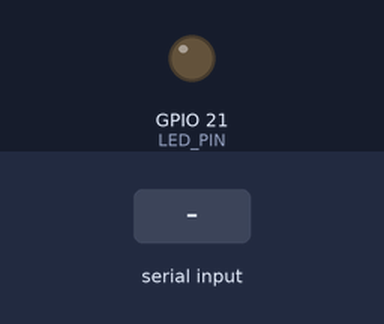
Recording of a program running on a simulated Raspberry Pi (BCM pin numbers). Parts: output pins drawn as LEDs (lit = HIGH). Inputs (shaded band) come from the test bench. What the program prints to the terminal is not drawn.

Above: at 1.2 s.
1.3 s: "x" typed at the terminal, then Enter
At 2.5 s:
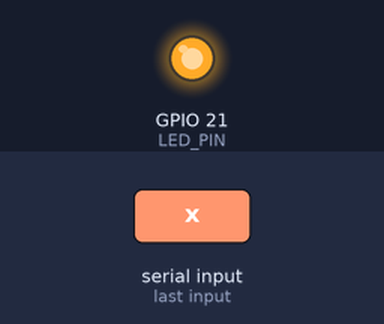
2.8 s: "o" typed at the terminal, then Enter
At 3.8 s:
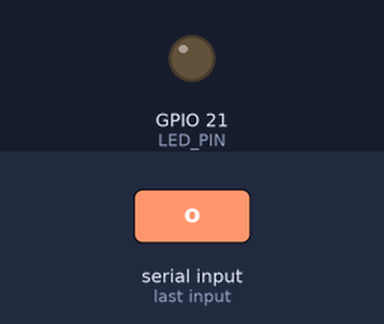
Timing chart, 0 to 5.8 s (numbered marks = the images above; inputs shaded):
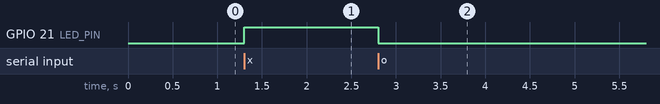

Measured:
- after the input at 1.3 s, GPIO 21 (LED_PIN): LOW → HIGH at once
- after the input at 2.8 s, GPIO 21 (LED_PIN): HIGH → LOW at once

The program:

input02.py
```python
# date : 2024-06-20
# file : input02.py
# desc : o 를 누르면 불이켜지고 x를 누르면 불이꺼짐

import RPi.GPIO as GPIO
import time

# GPIO 핀 번호 설정 (예: 17번 핀)
LED_PIN = 21

# GPIO 설정
GPIO.setmode(GPIO.BCM)
GPIO.setup(LED_PIN, GPIO.OUT)

try:
    while True:
        user_input = input("o , x 를 입력 ").strip().lower()

        if user_input == 'x':
            GPIO.output(LED_PIN, GPIO.HIGH)
            print("LED is ON")
        elif user_input == 'o':
            GPIO.output(LED_PIN, GPIO.LOW)
            print("LED is OFF")
        elif user_input == 'q':
            break
        else:
            print(".")

except KeyboardInterrupt:
    pass
finally:
    GPIO.cleanup()
    print(".")
```
